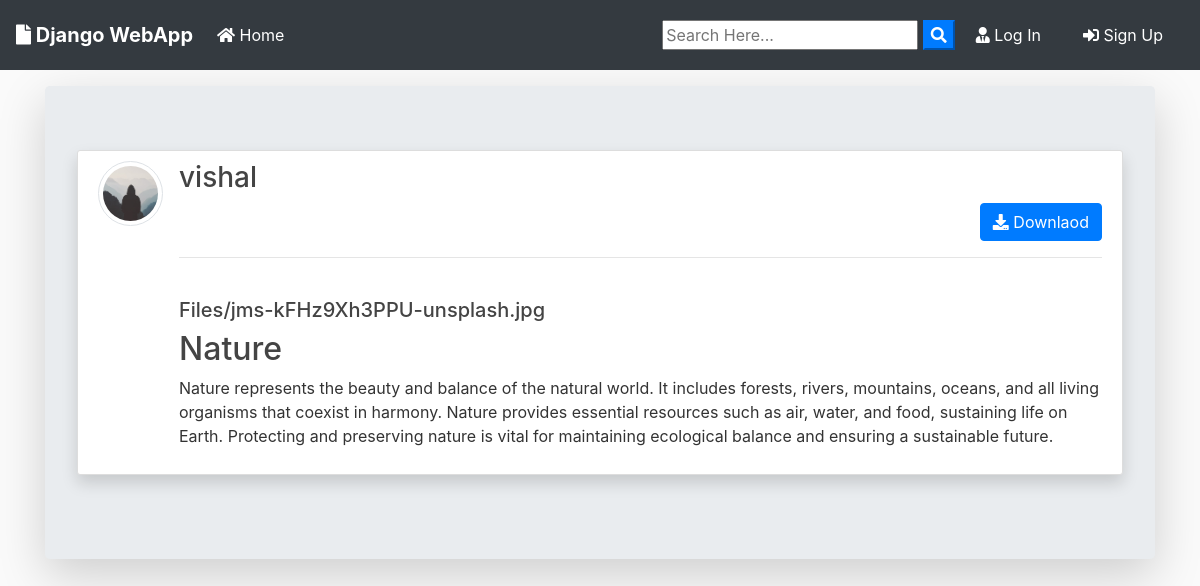
/post/16/, run on the app's committed database.
### blog/models.py (models this page shows, shortened)
class Post(models.Model):
	title = models.CharField(max_length=100)
	file = models.FileField(null=True,blank=True,upload_to='Files')
	content = models.TextField()
	date_posted = models.DateTimeField(default=timezone.now)
	author = models.ForeignKey(User, on_delete=models.CASCADE)
	def extension(self):
		name, extension = os.path.splitext(self.file.name)
		return extension

### users/models.py (models this page shows, shortened)
class Profile(models.Model):
    user = models.OneToOneField(User, on_delete=models.CASCADE)
    image = models.ImageField(default='default.jpg', upload_to='profile_pics')

### blog/views.py (the view)
# urls.py: path('post/<int:pk>/', PostDetailView.as_view(), name='post-detail'),
class PostDetailView(DetailView):
    model = Post
    template_name = 'blog/post_detail.html'

### blog/templates/blog/post_detail.html (shortened to what this page needs)
{% extends "blog/base.html" %}
{% block content %}
<div class="jumbotron mt-3 shadow-lg">
<article class="media content-section shadow ">
   <a href="{{ object.author.profile.image.url }} " target="_blank"> <img src="{{ object.author.profile.image.url }}  " alt="" class="article-img rounded-circle img-thumbnail img-fluid">
   </a>
    <div class="media-body">
      <div class="">
        <div class="d-flex justify-content-between">
        <a class="mr-2 mt-0 mb-0  text-dark" href="{% url 'user-posts' object.author.username  %}"><h3>{{ object.author }}</h3></a>
        </div>
        {% if object.author != user %}
          <div class="form-group mt-0 pt-0 d-flex justify-content-end">
            <a href="{{ object.file.url }}" download class="btn btn-primary flex-last" type="submit"><i class="fas fa-download"></i> Downlaod</a>
          </div>
        {% endif %}
        <hr>
      </div>
      <div>
        {% if object.file %}
          {% if object.extension == '.jpg' or object.extension == 'jpeg' or object.extension == 'png' %}
            <a href="{{ object.file.url }}"  download class="text-dark"><h5>{{ object.file }}</h5></a>
          {% else %}
            <a href="{{ object.file.url }}"  download class="text-dark"><h5>{{ object.file }}</h5></a>
          {% endif %}
        {% endif %}
      </div>
      <h2>{{ object.title }}</h2>
      <p class="article-content">{{ object.content }}</p>
    </div>
  </article>
{% endblock content %}

### blog/static/blog/main.css (style rules this page uses)
body { background: #fafafa; color: #333333; margin-top: 0; }
h1, h2, h3, h4, h5, h6 { color: #444444; }
.content-section { background: #ffffff; padding: 10px 20px; border: 1px solid #dddddd; border-radius: 3px; margin-bottom: 20px; }
.article-content { white-space: pre-line; }
.article-img { height: 65px; width: 65px; margin-right: 16px; }

### data on the page
Post: author.profile.image (placeholder picture), author "vishal", file "Files/jms-kFHz9Xh3PPU-unsplash.jpg", title "Nature", content "Nature represents the beauty and balance of the natural world. It includes forests, rivers, mountains, oceans, and all living organisms that coexist in harmony. Nature provides essential resources such as air, water, and food, sustaining life on Earth. Protecting and preserving nature is vital for maintaining ecological balance and ensuring a sustainable future."
